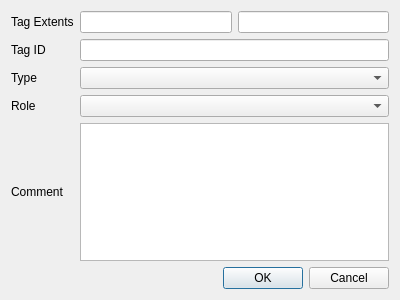
<?xml version="1.0" encoding="UTF-8"?>
<ui version="4.0">
 <class>Tag</class>
 <widget class="QDialog" name="Tag">
  <property name="geometry">
   <rect>
    <x>0</x>
    <y>0</y>
    <width>400</width>
    <height>300</height>
   </rect>
  </property>
  <property name="windowTitle">
   <string>Dialog</string>
  </property>
  <layout class="QGridLayout" name="gridLayout">
   <item row="0" column="0">
    <widget class="QLabel" name="extents_label">
     <property name="text">
      <string>Tag Extents</string>
     </property>
    </widget>
   </item>
   <item row="1" column="0">
    <widget class="QLabel" name="tag_label">
     <property name="text">
      <string>Tag ID</string>
     </property>
    </widget>
   </item>
   <item row="2" column="0">
    <widget class="QLabel" name="type_label">
     <property name="text">
      <string>Type</string>
     </property>
    </widget>
   </item>
   <item row="5" column="0">
    <spacer name="verticalSpacer">
     <property name="orientation">
      <enum>Qt::Vertical</enum>
     </property>
     <property name="sizeHint" stdset="0">
      <size>
       <width>20</width>
       <height>40</height>
      </size>
     </property>
    </spacer>
   </item>
   <item row="3" column="0">
    <widget class="QLabel" name="role_label">
     <property name="text">
      <string>Role</string>
     </property>
    </widget>
   </item>
   <item row="4" column="0">
    <widget class="QLabel" name="comment_label">
     <property name="text">
      <string>Comment</string>
     </property>
    </widget>
   </item>
   <item row="0" column="1">
    <widget class="QLineEdit" name="extents_start_lineedit"/>
   </item>
   <item row="0" column="2">
    <widget class="QLineEdit" name="extents_end_lineedit"/>
   </item>
   <item row="6" column="0" colspan="3">
    <widget class="QDialogButtonBox" name="buttonBox">
     <property name="orientation">
      <enum>Qt::Horizontal</enum>
     </property>
     <property name="standardButtons">
      <set>QDialogButtonBox::Cancel|QDialogButtonBox::Ok</set>
     </property>
    </widget>
   </item>
   <item row="1" column="1" colspan="2">
    <widget class="QLineEdit" name="tag_lineedit"/>
   </item>
   <item row="4" column="1" colspan="2">
    <widget class="QTextEdit" name="comment_textedit"/>
   </item>
   <item row="3" column="1" colspan="2">
    <widget class="QComboBox" name="role_combo"/>
   </item>
   <item row="2" column="1" colspan="2">
    <widget class="QComboBox" name="type_combobox"/>
   </item>
  </layout>
 </widget>
 <resources/>
 <connections>
  <connection>
   <sender>buttonBox</sender>
   <signal>accepted()</signal>
   <receiver>Tag</receiver>
   <slot>accept()</slot>
   <hints>
    <hint type="sourcelabel">
     <x>248</x>
     <y>254</y>
    </hint>
    <hint type="destinationlabel">
     <x>157</x>
     <y>274</y>
    </hint>
   </hints>
  </connection>
  <connection>
   <sender>buttonBox</sender>
   <signal>rejected()</signal>
   <receiver>Tag</receiver>
   <slot>reject()</slot>
   <hints>
    <hint type="sourcelabel">
     <x>316</x>
     <y>260</y>
    </hint>
    <hint type="destinationlabel">
     <x>286</x>
     <y>274</y>
    </hint>
   </hints>
  </connection>
 </connections>
</ui>
